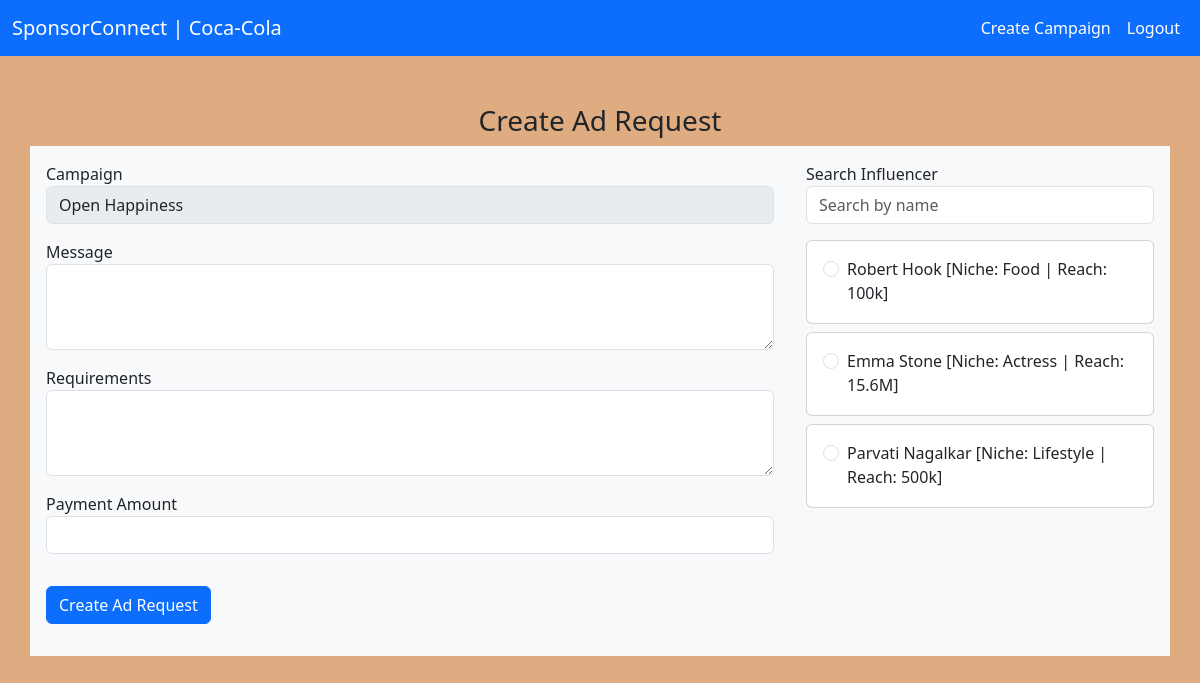
/campaign/request/1 (signed in), run on the app's committed database.
### models.py (models this page shows)
class Campaign(db.Model):
    __tablename__ = 'campaigns'
    id = db.Column(db.Integer, primary_key=True)
    sponsor_id = db.Column(db.Integer, db.ForeignKey('sponsors.id', ondelete='CASCADE'), nullable=False)
    name = db.Column(db.String(120), nullable=False)
    description = db.Column(db.String(500))
    start_date = db.Column(db.Date)
    end_date = db.Column(db.Date)
    budget = db.Column(db.Float)
    flagged = db.Column(db.Boolean, default = False)
    visibility = db.Column(db.String(50), default='Private')  # 'public' or 'private'
    sponsor = db.relationship('Sponsor', backref=db.backref('campaigns', cascade='all, delete-orphan', lazy=True))

class Influencer(db.Model):
    __tablename__ = 'influencers'
    id = db.Column(db.Integer, primary_key=True)
    name = db.Column(db.String(120))
    email = db.Column(db.String(120), unique=True, nullable=False)
    password = db.Column(db.String(200))
    niche = db.Column(db.String(120))
    reach = db.Column(db.String(120))

### app.py (the view, shortened to what this page needs)
@app.route('/campaign/request/<int:id>', methods=['GET', 'POST'])
@confirm_sponsor
def campaign_request(id):
    c = Campaign.query.get(id)
    if not c:
        flash("Campaign not found!")
        return redirect(url_for('sponser_dashboard'))
    influencers = Influencer.query.all()
    return render_template('campaign_request.html', sponsor = session.get('s_name'), campaign = c, influencers = influencers)

### views.py (called while the page is built)
def confirm_sponsor(view_function):
    @wraps(view_function)
    def decorated_function(*args, **kwargs):
        if 's_name' and 's_id' in session:
            return view_function(*args, **kwargs)
        else:
            flash('Sponser login required!')
            return redirect(url_for('sponsor_login'))
    return decorated_function

### templates/campaign_request.html (shortened to what this page needs)
<!DOCTYPE html>
<html lang="en">
<head>
    <link href="https://cdn.jsdelivr.net/npm/bootstrap@5.3.3/dist/css/bootstrap.min.css" rel="stylesheet">
    <link rel="stylesheet" type="text/css" href="{{ url_for('static', filename='style.css') }}">
</head>
<body style="background:#DEAC80;">
    <nav class="navbar bg-primary navbar-expand-lg" data-bs-theme="dark">
        <div class="container-fluid">
            <a class="navbar-brand" href="/sponsor/dashboard">SponsorConnect | {{sponsor}}</a>
            <div class="collapse navbar-collapse justify-content-end">
                <div class="navbar-nav">
                    <a class="nav-link active" href="/campaign/create">Create Campaign</a>
                    <a class="nav-link active" href="/sponsor/connect">Logout</a>
                </div>
            </div>
        </div>
    </nav>
    <div class="container mt-5">
        <h3 class="text-center">Create Ad Request</h3>
        <div class="row">
            <div class="col-md-8 bg-light p-3">
                <form action="/campaign/request/{{campaign.id}}" method="post">
                    <div class="mb-3">
                        <label for="campaign_id">Campaign</label>
                        <input type="text" class="form-control" name="campaign_id" disabled value="{{campaign.name}}">
                    </div>
                    <div class="mb-3">
                        <label for="message">Message</label>
                        <textarea class="form-control" id="message" name="message" rows="3" required></textarea>
                    </div>
                    <div class="mb-3">
                        <label for="requirements">Requirements</label>
                        <textarea class="form-control" id="requirements" name="requirements" rows="3" required></textarea>
                    </div>
                    <div class="mb-3">
                        <label for="payment_amount">Payment Amount</label>
                        <input type="number" class="form-control" id="payment_amount" name="payment_amount" required>
                    </div>
                    <button type="submit" class="btn btn-primary mt-3 mb-3">Create Ad Request</button>
            </div>
            <div class="col-md-4 bg-light p-3">
                <div class="mb-3">
                    <label for="search_influencer">Search Influencer</label>
                    <input type="text" class="form-control" id="search_influencer" placeholder="Search by name">
                </div>
                <div class="mt-3">
                    {% for influencer in influencers %}
                        <div class="card influencer-card mb-2">
                            <div class="card-body">
                                <div class="form-check">
                                    <input class="form-check-input" type="radio" name="influencer_id" id="influencer_{{ influencer.id }}" value="{{ influencer.id }}" required>
                                    <label class="form-check-label" for="influencer_{{ influencer.id }}">
                                        {{ influencer.name }} [Niche: {{ influencer.niche}} | Reach: {{ influencer.reach }}]
                                    </label>
                                </div>
                            </div>
                        </div>
                    {% endfor %}
                </div>
            </div>
        </div>
    </div>
</body>
</html>

### templates/campaign_request.html (style rules this page uses)
.influencer-card { display: flex; justify-content: space-between; align-items: center; }

### data on the page
Campaign: campaign_id "Open Happiness"
Influencer: name "Robert Hook", niche "Food", reach "100k"
Influencer: name "Emma Stone", niche "Actress", reach "15.6M"
Influencer: name "Parvati Nagalkar", niche "Lifestyle", reach "500k"

### other printed values
{{ sponsor }} "Coca-Cola"
